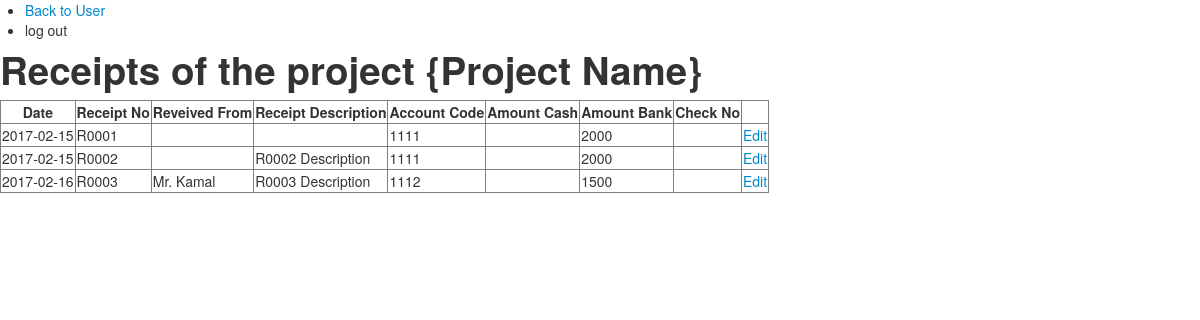
Page /index.php/user/list_receipts on the committed database.
### tables this page shows
CREATE TABLE `receipt` (
  `receipt_no` varchar(10) NOT NULL,
  `receipt_date` date NOT NULL,
  `received_from` varchar(50) NOT NULL,
  `receipt_description` varchar(200) NOT NULL,
  `account_code` int(11) NOT NULL,
  `receipt_amount` int(11) NOT NULL,
  `amount_type` int(11) NOT NULL,
  `receipt_check_no` varchar(10) DEFAULT NULL,
  `project_id` int(11) NOT NULL
);

### application/controllers/User.php (called while the page is built, shortened)
<?php
class User extends CI_Controller {
	public function list_receipts(){
		$header_data["title"] = "List Receipts";
		$this->load->model("receipt_model");
		$data["receipts"] = $this->receipt_model->list_receipts();
		$this->load->view('templates/header',$header_data);
		$this->load->view('user/list_receipts',$data);
		$this->load->view('templates/footer');
	}
}

### index.php (called while the page is built, shortened)
<?php
require_once BASEPATH.'core/CodeIgniter.php';

### application/models/Receipt_model.php (called while the page is built, shortened)
<?php
class Receipt_model extends CI_Model{
	function list_receipts(){
		$query = $this->db->get('receipt');
		return $query;
	}
}

### application/views/user/list_receipts.php (the view)
<ul>
	<li><?php echo anchor('user', 'Back to User');?></li>
	<li>log out</li>
</ul>
<h1>Receipts of the project <?php echo "{Project Name}"?></h1>
<table border="1">
	<th>Date</th>
	<th>Receipt No</th>
	<th>Reveived From</th>
	<th>Receipt Description</th>
	<th>Account Code</th>
	<th>Amount Cash</th>
	<th>Amount Bank</th>
	<th>Check No</th>
	<th></th>
<?php foreach ($receipts->result() as $row):?>
	<tr>
		<td><?php echo $row->receipt_date;?></td>
		<td><?php echo $row->receipt_no;?></td>
		<td><?php echo $row->received_from;?></td>
		<td><?php echo $row->receipt_description;?></td>
		<td><?php echo $row->account_code;?></td>
		<?php if($row->amount_type == 1):?>
			<td><?php echo $row->receipt_amount;?></td>
			<td></td>
			<td></td>
		<?php else:?>
			<td></td>
			<td><?php echo $row->receipt_amount;?></td>
			<td><?php echo $row->receipt_check_no;?></td>
		<?php endif;?>
		<td><?php echo anchor('user/edit_receipt/'.$row->receipt_no, 'Edit');?></td>
	</tr>
<?php endforeach;?>
</table>

### rows in the picture
receipt: receipt_date "2017-02-15", receipt_no "R0001", account_code "1111", receipt_amount "2000", receipt_no "Edit"
receipt: receipt_date "2017-02-15", receipt_no "R0002", receipt_description "R0002 Description", account_code "1111", receipt_amount "2000", receipt_no "Edit"
receipt: receipt_date "2017-02-16", receipt_no "R0003", received_from "Mr. Kamal", receipt_description "R0003 Description", account_code "1112", receipt_amount "1500", receipt_no "Edit"

### other values in the picture
anchor('user', 'Back to User') "Back to User"
